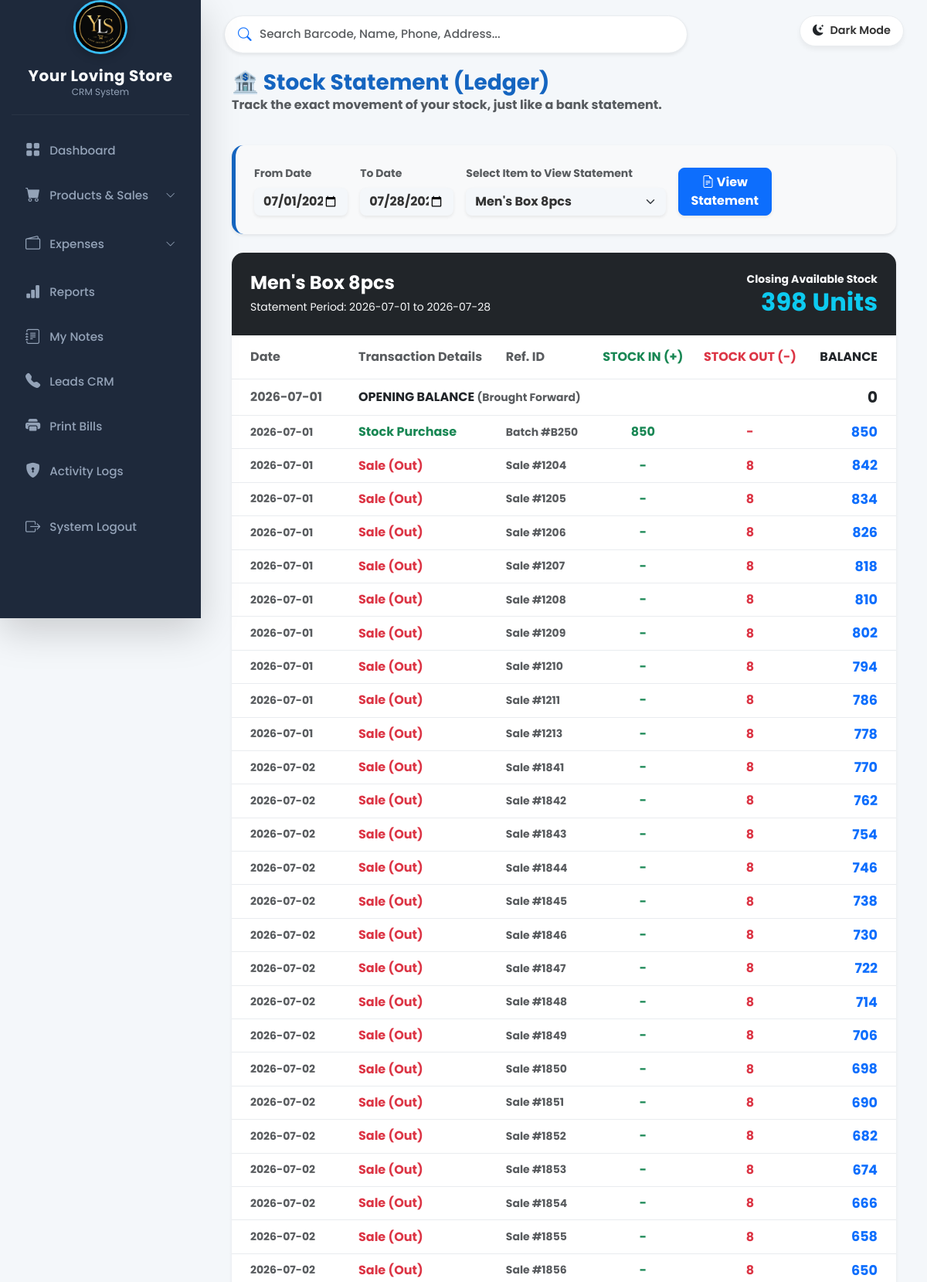
Page /reports/stock_statement?item_id=4 (signed in, upper part) on the committed database.
### tables this page shows
CREATE TABLE items (id INTEGER PRIMARY KEY AUTOINCREMENT, item_name TEXT NOT NULL);

CREATE TABLE stock_batches (id INTEGER PRIMARY KEY AUTOINCREMENT, item_id INTEGER, cost_price REAL NOT NULL, qty INTEGER NOT NULL, remaining_qty INTEGER, stock_date DATE NOT NULL, source TEXT DEFAULT 'Manual', FOREIGN KEY(item_id) REFERENCES items(id));

CREATE TABLE sales (id INTEGER PRIMARY KEY AUTOINCREMENT, barcode TEXT UNIQUE, customer_name TEXT, customer_phone TEXT, item_id INTEGER, qty INTEGER NOT NULL, selling_price REAL NOT NULL, total REAL NOT NULL, cost_at_sale REAL NOT NULL, sale_date DATE NOT NULL, status TEXT DEFAULT 'Credit', payment_date DATE, FOREIGN KEY(item_id) REFERENCES items(id));

### app.py (the view, shortened to what this page needs)
@app.route('/reports/stock_statement')
def stock_statement():
    if 'username' not in session: return redirect(url_for('login'))
    if session.get('role') != 'admin': return "Access Denied!"
    start_date = request.args.get('start_date', get_sl_today().replace(day=1).strftime('%Y-%m-%d'))
    end_date = request.args.get('end_date', get_sl_today().strftime('%Y-%m-%d'))
    item_id = request.args.get('item_id', '')
    conn = sqlite3.connect('/var/data/database.db')
    cursor = conn.cursor()
    cursor.execute("SELECT id, item_name FROM items ORDER BY item_name ASC")
    items = cursor.fetchall()
    statement_data = []
    opening_balance = 0
    closing_balance = 0
    item_name = ""
    if item_id:
        cursor.execute("SELECT item_name FROM items WHERE id=?", (item_id,))
        item_row = cursor.fetchone()
        if item_row:
            item_name = item_row[0]
            all_tx = []
            cursor.execute("SELECT id, stock_date, qty FROM stock_batches WHERE item_id=? AND (source = 'Manual' OR source IS NULL)", (item_id,))
            for row in cursor.fetchall():
                t_date = row[1]
                t_qty = row[2]
                all_tx.append({'date': t_date, 'type': 'Stock Purchase', 'in_qty': t_qty, 'out_qty': 0, 'ref': f"Batch #B{row[0]}"})
            cursor.execute("SELECT id, sale_date, qty FROM sales WHERE item_id=?", (item_id,))
            for row in cursor.fetchall():
                t_date = row[1]
                t_qty = row[2]
                all_tx.append({'date': t_date, 'type': 'Sale (Out)', 'in_qty': 0, 'out_qty': t_qty, 'ref': f"Sale #{row[0]}"})
            cursor.execute("SELECT id, return_date, qty FROM returns WHERE item_id=?", (item_id,))
            for row in cursor.fetchall():
                t_date = row[1]
                t_qty = row[2]
                all_tx.append({'date': t_date, 'type': 'Customer Return', 'in_qty': t_qty, 'out_qty': 0, 'ref': f"Return #{row[0]}"})
            all_tx.sort(key=lambda x: x['date'])
            running_balance = 0
            for tx in all_tx:
                if tx['date'] < start_date:
                    running_balance += tx['in_qty']
                    running_balance -= tx['out_qty']
                else:
                    break
            opening_balance = running_balance
            running_balance = opening_balance
            for tx in all_tx:
                if start_date <= tx['date'] <= end_date:
                    running_balance += tx['in_qty']
                    running_balance -= tx['out_qty']
                    tx['balance'] = running_balance
                    statement_data.append(tx)
            closing_balance = running_balance
    conn.close()
    return render_template('reports_stock_statement.html',
                           items=items,
                           selected_item=int(item_id) if item_id else '',
                           item_name=item_name,
                           start_date=start_date,
                           end_date=end_date,
                           statement_data=statement_data,
                           opening_balance=opening_balance,
                           closing_balance=closing_balance)

### app.py (called while the page is built)
def get_sl_today():
    sl_time = datetime.utcnow() + timedelta(hours=5, minutes=30)
    return sl_time

@app.before_request
def make_session_permanent():
    session.permanent = True
    session.modified = True

### templates/reports_stock_statement.html (shortened to what this page needs)
{% extends 'base.html' %}
{% block content %}
<div class="d-flex justify-content-between align-items-center mb-4">
    <div>
        <h3 class="fw-bold mb-0" style="color: #1565c0;">🏦 Stock Statement (Ledger)</h3>
        <p class="text-muted fw-bold">Track the exact movement of your stock, just like a bank statement.</p>
    </div>
</div>
<div class="card p-4 shadow-sm border-0 mb-4" style="background-color: #f8f9fa; border-radius: 15px; border-left: 5px solid #1565c0 !important;">
    <form action="/reports/stock_statement" method="GET" class="row g-3 align-items-end">
        <div class="col-md-2">
            <label class="form-label fw-bold text-muted small">From Date</label>
            <input type="date" class="form-control shadow-sm border-0 fw-bold" name="start_date" value="{{ start_date }}" required style="border-radius: 8px;">
        </div>
        <div class="col-md-2">
            <label class="form-label fw-bold text-muted small">To Date</label>
            <input type="date" class="form-control shadow-sm border-0 fw-bold" name="end_date" value="{{ end_date }}" required style="border-radius: 8px;">
        </div>
        <div class="col-md-4">
            <label class="form-label fw-bold text-muted small">Select Item to View Statement</label>
            <select class="form-select shadow-sm border-0 fw-bold border border-primary" name="item_id" required style="border-radius: 8px;">
                {% for item in items %}
                <option value="{{ item[0] }}" {% if selected_item == item[0] %}selected{% endif %}>{{ item[1] }}</option>
                {% endfor %}
            </select>
        </div>
        <div class="col-md-2">
            <button type="submit" class="btn btn-primary w-100 fw-bold shadow-sm" style="border-radius: 8px;"><i class="bi bi-file-earmark-text"></i> View Statement</button>
        </div>
    </form>
</div>
{% if selected_item %}
<div class="card p-0 shadow-sm border-0 mb-5" style="border-radius: 15px; overflow: hidden;">
    <div class="bg-dark text-white p-4">
        <div class="d-flex justify-content-between align-items-center">
            <div>
                <h4 class="fw-bolder mb-1">{{ item_name }}</h4>
                <span class="text-light small">Statement Period: {{ start_date }} to {{ end_date }}</span>
            </div>
            <div class="text-end">
                <span class="d-block small text-light fw-bold">Closing Available Stock</span>
                <h2 class="fw-bolder mb-0 text-info">{{ closing_balance }} Units</h2>
            </div>
        </div>
    </div>
    <div class="table-responsive">
        <table class="table table-hover align-middle mb-0">
            <thead style="background-color: #f1f3f5;">
                <tr>
                    <th class="py-3 px-4 text-muted">Date</th>
                    <th class="py-3 text-muted">Transaction Details</th>
                    <th class="py-3 text-muted">Ref. ID</th>
                    <th class="py-3 text-center text-success">STOCK IN (+)</th>
                    <th class="py-3 text-center text-danger">STOCK OUT (-)</th>
                    <th class="py-3 text-end pe-4 text-dark fw-bolder">BALANCE</th>
                </tr>
            </thead>
            <tbody>
                <tr style="background-color: #fff9e6;">
                    <td class="px-4 fw-bold text-muted">{{ start_date }}</td>
                    <td class="fw-bolder text-dark" colspan="4">OPENING BALANCE <span class="text-muted small">(Brought Forward)</span></td>
                    <td class="text-end pe-4 fw-bolder fs-5 text-dark">{{ opening_balance }}</td>
                </tr>
                {% for tx in statement_data %}
                <tr>
                    <td class="px-4 small text-muted fw-bold">{{ tx.date }}</td>
                    <td class="fw-bold
                        {% if 'Purchase' in tx.type or 'Return' in tx.type %}text-success
                        {% elif 'Sale' in tx.type %}text-danger{% endif %}">
                        {{ tx.type }}
                    </td>
                    <td class="small text-muted fw-bold">{{ tx.ref }}</td>
                    <td class="text-center fw-bold text-success">
                        {% if tx.in_qty > 0 %}{{ tx.in_qty }}{% else %}-{% endif %}
                    </td>
                    <td class="text-center fw-bold text-danger">
                        {% if tx.out_qty > 0 %}{{ tx.out_qty }}{% else %}-{% endif %}
                    </td>
                    <td class="text-end pe-4 fw-bolder text-primary" style="font-size: 1.1rem;">
                        {{ tx.balance }}
                    </td>
                </tr>
                {% endfor %}
            </tbody>
        </table>
    </div>
</div>
{% endif %}
{% endblock %}

### templates/base.html (style rules this page uses)
:root { --bg-body: #f4f7fa; --sidebar-bg: #1e293b; --sidebar-hover: #334155; --sidebar-text: #94a3b8; --sidebar-text-active: #ffffff; --card-bg: #ffffff; --text-main: #333333; --text-muted: #6c757d; --border-color: #e9ecef; --shadow-sm: 0 4px 6px rgba(0,0,0,0.05); }
body { background-color: var(--bg-body); color: var(--text-main); font-family: 'Poppins', sans-serif; transition: background-color 0.3s ease, color 0.3s ease; overflow-x: hidden; overscroll-behavior-y: none; }
.table-responsive { overflow-x: auto; -webkit-overflow-scrolling: touch; scrollbar-width: thin; }
.card, .modal-content { background-color: var(--card-bg); border-color: var(--border-color); color: var(--text-main); }
.table { --bs-table-bg: var(--card-bg); --bs-table-color: var(--text-main); --bs-table-border-color: var(--border-color); --bs-table-hover-bg: var(--sidebar-hover); }
.form-control, .form-select { background-color: var(--bg-body); color: var(--text-main); border: 1px solid var(--border-color); }

### rows in the picture
items: item_name "Men's Box 8pcs"
stock_batches: date "2026-07-01", type "Stock Purchase", ref "Batch #B250", in_qty "850", balance "850"
sales: date "2026-07-01", type "Sale (Out)", ref "Sale #1204", out_qty "8", balance "842"
sales: date "2026-07-01", type "Sale (Out)", ref "Sale #1205", out_qty "8", balance "834"
sales: date "2026-07-01", type "Sale (Out)", ref "Sale #1206", out_qty "8", balance "826"
sales: date "2026-07-01", type "Sale (Out)", ref "Sale #1207", out_qty "8", balance "818"
sales: date "2026-07-01", type "Sale (Out)", ref "Sale #1208", out_qty "8", balance "810"
sales: date "2026-07-01", type "Sale (Out)", ref "Sale #1209", out_qty "8", balance "802"
sales: date "2026-07-01", type "Sale (Out)", ref "Sale #1210", out_qty "8", balance "794"
sales: date "2026-07-01", type "Sale (Out)", ref "Sale #1211", out_qty "8", balance "786"
sales: date "2026-07-01", type "Sale (Out)", ref "Sale #1213", out_qty "8", balance "778"
sales: date "2026-07-02", type "Sale (Out)", ref "Sale #1841", out_qty "8", balance "770"
sales: date "2026-07-02", type "Sale (Out)", ref "Sale #1842", out_qty "8", balance "762"
sales: date "2026-07-02", type "Sale (Out)", ref "Sale #1843", out_qty "8", balance "754"
sales: date "2026-07-02", type "Sale (Out)", ref "Sale #1844", out_qty "8", balance "746"
sales: date "2026-07-02", type "Sale (Out)", ref "Sale #1845", out_qty "8", balance "738"
sales: date "2026-07-02", type "Sale (Out)", ref "Sale #1846", out_qty "8", balance "730"
sales: date "2026-07-02", type "Sale (Out)", ref "Sale #1847", out_qty "8", balance "722"
sales: date "2026-07-02", type "Sale (Out)", ref "Sale #1848", out_qty "8", balance "714"
sales: date "2026-07-02", type "Sale (Out)", ref "Sale #1849", out_qty "8", balance "706"
sales: date "2026-07-02", type "Sale (Out)", ref "Sale #1850", out_qty "8", balance "698"
sales: date "2026-07-02", type "Sale (Out)", ref "Sale #1851", out_qty "8", balance "690"
sales: date "2026-07-02", type "Sale (Out)", ref "Sale #1852", out_qty "8", balance "682"
sales: date "2026-07-02", type "Sale (Out)", ref "Sale #1853", out_qty "8", balance "674"
sales: date "2026-07-02", type "Sale (Out)", ref "Sale #1854", out_qty "8", balance "666"
sales: date "2026-07-02", type "Sale (Out)", ref "Sale #1855", out_qty "8", balance "658"
sales: date "2026-07-02", type "Sale (Out)", ref "Sale #1856", out_qty "8", balance "650"

### other values in the picture
{{ start_date }} "2026-07-01"
{{ end_date }} "2026-07-28"
{{ closing_balance }} "398"
{{ opening_balance }} "0"
form field item_id "Men's Box 8pcs"
